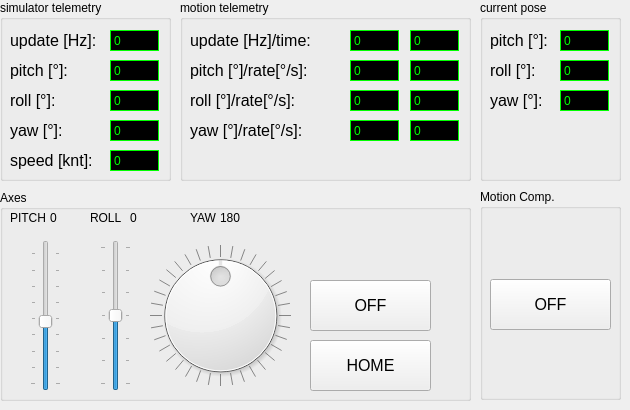
   <widget class="QWidget" name="tab_main">
    <attribute name="title">
     <string>main</string>
    </attribute>
    <widget class="QGroupBox" name="groupBox">
     <property name="geometry">
      <rect>
       <x>0</x>
       <y>0</y>
       <width>171</width>
       <height>181</height>
      </rect>
     </property>
     <property name="title">
      <string>simulator telemetry</string>
     </property>
     <widget class="QLabel" name="label_7">
      <property name="geometry">
       <rect>
        <x>10</x>
        <y>150</y>
        <width>90</width>
        <height>20</height>
       </rect>
      </property>
      <property name="font">
       <font>
        <pointsize>12</pointsize>
       </font>
      </property>
      <property name="text">
       <string>speed [knt]:</string>
      </property>
     </widget>
     <widget class="QLabel" name="label_10">
      <property name="geometry">
       <rect>
        <x>10</x>
        <y>30</y>
        <width>90</width>
        <height>20</height>
       </rect>
      </property>
      <property name="font">
       <font>
        <pointsize>12</pointsize>
       </font>
      </property>
      <property name="text">
       <string>update [Hz]:</string>
      </property>
     </widget>
     <widget class="QLabel" name="label_5">
      <property name="geometry">
       <rect>
        <x>10</x>
        <y>90</y>
        <width>90</width>
        <height>20</height>
       </rect>
      </property>
      <property name="font">
       <font>
        <pointsize>12</pointsize>
       </font>
      </property>
      <property name="text">
       <string>roll [°]:</string>
      </property>
     </widget>
     <widget class="QLabel" name="label_4">
      <property name="geometry">
       <rect>
        <x>10</x>
        <y>60</y>
        <width>90</width>
        <height>20</height>
       </rect>
      </property>
      <property name="font">
       <font>
        <pointsize>12</pointsize>
       </font>
      </property>
      <property name="text">
       <string>pitch [°]:</string>
      </property>
     </widget>
     <widget class="QLabel" name="label_6">
      <property name="geometry">
       <rect>
        <x>10</x>
        <y>120</y>
        <width>90</width>
        <height>20</height>
       </rect>
      </property>
      <property name="font">
       <font>
        <pointsize>12</pointsize>
       </font>
      </property>
      <property name="text">
       <string>yaw [°]:</string>
      </property>
     </widget>
     <widget class="QLabel" name="lbl_sim_pitch">
      <property name="geometry">
       <rect>
        <x>110</x>
        <y>60</y>
        <width>49</width>
        <height>21</height>
       </rect>
      </property>
      <property name="styleSheet">
       <string notr="true">background-color: black; color: lime; border: 1px solid #00FF00;</string>
      </property>
      <property name="text">
       <string>0</string>
      </property>
     </widget>
     <widget class="QLabel" name="lbl_sim_roll">
      <property name="geometry">
       <rect>
        <x>110</x>
        <y>90</y>
        <width>49</width>
        <height>21</height>
       </rect>
      </property>
      <property name="styleSheet">
       <string notr="true">background-color: black; color: lime; border: 1px solid #00FF00;</string>
      </property>
      <property name="text">
       <string>0</string>
      </property>
     </widget>
     <widget class="QLabel" name="lbl_sim_yaw">
      <property name="geometry">
       <rect>
        <x>110</x>
        <y>120</y>
        <width>49</width>
        <height>21</height>
       </rect>
      </property>
      <property name="styleSheet">
       <string notr="true">background-color: black; color: lime; border: 1px solid #00FF00;</string>
      </property>
      <property name="text">
       <string>0</string>
      </property>
     </widget>
     <widget class="QLabel" name="lbl_sim_speed">
      <property name="geometry">
       <rect>
        <x>110</x>
        <y>150</y>
        <width>49</width>
        <height>21</height>
       </rect>
      </property>
      <property name="styleSheet">
       <string notr="true">background-color: black; color: lime; border: 1px solid #00FF00;</string>
      </property>
      <property name="text">
       <string>0</string>
      </property>
     </widget>
     <widget class="QLabel" name="lbl_sim_update">
      <property name="geometry">
       <rect>
        <x>110</x>
        <y>30</y>
        <width>49</width>
        <height>21</height>
       </rect>
      </property>
      <property name="styleSheet">
       <string notr="true">background-color: black; color: lime; border: 1px solid #00FF00;</string>
      </property>
      <property name="text">
       <string>0</string>
      </property>
     </widget>
    </widget>
    <widget class="QGroupBox" name="groupBox_2">
     <property name="geometry">
      <rect>
       <x>180</x>
       <y>0</y>
       <width>291</width>
       <height>181</height>
      </rect>
     </property>
     <property name="title">
      <string>motion telemetry</string>
     </property>
     <widget class="QLabel" name="label_11">
      <property name="geometry">
       <rect>
        <x>10</x>
        <y>30</y>
        <width>171</width>
        <height>20</height>
       </rect>
      </property>
      <property name="font">
       <font>
        <pointsize>12</pointsize>
       </font>
      </property>
      <property name="text">
       <string>update [Hz]/time:</string>
      </property>
     </widget>
     <widget class="QLabel" name="label_12">
      <property name="geometry">
       <rect>
        <x>10</x>
        <y>90</y>
        <width>171</width>
        <height>20</height>
       </rect>
      </property>
      <property name="font">
       <font>
        <pointsize>12</pointsize>
       </font>
      </property>
      <property name="text">
       <string>roll [°]/rate[°/s]:</string>
      </property>
     </widget>
     <widget class="QLabel" name="label_13">
      <property name="geometry">
       <rect>
        <x>10</x>
        <y>60</y>
        <width>171</width>
        <height>20</height>
       </rect>
      </property>
      <property name="font">
       <font>
        <pointsize>12</pointsize>
       </font>
      </property>
      <property name="text">
       <string>pitch [°]/rate[°/s]:</string>
      </property>
     </widget>
     <widget class="QLabel" name="label_15">
      <property name="geometry">
       <rect>
        <x>10</x>
        <y>120</y>
        <width>171</width>
        <height>20</height>
       </rect>
      </property>
      <property name="font">
       <font>
        <pointsize>12</pointsize>
       </font>
      </property>
      <property name="text">
       <string>yaw [°]/rate[°/s]:</string>
      </property>
     </widget>
     <widget class="QLabel" name="lbl_motion_update">
      <property name="geometry">
       <rect>
        <x>170</x>
        <y>30</y>
        <width>49</width>
        <height>21</height>
       </rect>
      </property>
      <property name="styleSheet">
       <string notr="true">background-color: black; color: lime; border: 1px solid #00FF00;</string>
      </property>
      <property name="text">
       <string>0</string>
      </property>
     </widget>
     <widget class="QLabel" name="lbl_motion_timestamp">
      <property name="geometry">
       <rect>
        <x>230</x>
        <y>30</y>
        <width>49</width>
        <height>21</height>
       </rect>
      </property>
      <property name="styleSheet">
       <string notr="true">background-color: black; color: lime; border: 1px solid #00FF00;</string>
      </property>
      <property name="text">
       <string>0</string>
      </property>
     </widget>
     <widget class="QLabel" name="lbl_motion_pitch">
      <property name="geometry">
       <rect>
        <x>170</x>
        <y>60</y>
        <width>49</width>
        <height>21</height>
       </rect>
      </property>
      <property name="styleSheet">
       <string notr="true">background-color: black; color: lime; border: 1px solid #00FF00;</string>
      </property>
      <property name="text">
       <string>0</string>
      </property>
     </widget>
     <widget class="QLabel" name="lbl_motion_roll">
      <property name="geometry">
       <rect>
        <x>170</x>
        <y>90</y>
        <width>49</width>
        <height>21</height>
       </rect>
      </property>
      <property name="styleSheet">
       <string notr="true">background-color: black; color: lime; border: 1px solid #00FF00;</string>
      </property>
      <property name="text">
       <string>0</string>
      </property>
     </widget>
     <widget class="QLabel" name="lbl_motion_yaw">
      <property name="geometry">
       <rect>
        <x>170</x>
        <y>120</y>
        <width>49</width>
        <height>21</height>
       </rect>
      </property>
      <property name="styleSheet">
       <string notr="true">background-color: black; color: lime; border: 1px solid #00FF00;</string>
      </property>
      <property name="text">
       <string>0</string>
      </property>
     </widget>
     <widget class="QLabel" name="lbl_motion_pitch_rate">
      <property name="geometry">
       <rect>
        <x>230</x>
        <y>60</y>
        <width>49</width>
        <height>21</height>
       </rect>
      </property>
      <property name="styleSheet">
       <string notr="true">background-color: black; color: lime; border: 1px solid #00FF00;</string>
      </property>
      <property name="text">
       <string>0</string>
      </property>
     </widget>
     <widget class="QLabel" name="lbl_motion_roll_rate">
      <property name="geometry">
       <rect>
        <x>230</x>
        <y>90</y>
        <width>49</width>
        <height>21</height>
       </rect>
      </property>
      <property name="styleSheet">
       <string notr="true">background-color: black; color: lime; border: 1px solid #00FF00;</string>
      </property>
      <property name="text">
       <string>0</string>
      </property>
     </widget>
     <widget class="QLabel" name="lbl_motion_yaw_rate">
      <property name="geometry">
       <rect>
        <x>230</x>
        <y>120</y>
        <width>49</width>
        <height>21</height>
       </rect>
      </property>
      <property name="styleSheet">
       <string notr="true">background-color: black; color: lime; border: 1px solid #00FF00;</string>
      </property>
      <property name="text">
       <string>0</string>
      </property>
     </widget>
    </widget>
    <widget class="QGroupBox" name="groupBox_4">
     <property name="geometry">
      <rect>
       <x>480</x>
       <y>0</y>
       <width>141</width>
       <height>181</height>
      </rect>
     </property>
     <property name="title">
      <string>current pose</string>
     </property>
     <widget class="QLabel" name="label_19">
      <property name="geometry">
       <rect>
        <x>10</x>
        <y>60</y>
        <width>71</width>
        <height>20</height>
       </rect>
      </property>
      <property name="font">
       <font>
        <pointsize>12</pointsize>
       </font>
      </property>
      <property name="text">
       <string>roll [°]:</string>
      </property>
     </widget>
     <widget class="QLabel" name="label_20">
      <property name="geometry">
       <rect>
        <x>10</x>
        <y>30</y>
        <width>71</width>
        <height>20</height>
       </rect>
      </property>
      <property name="font">
       <font>
        <pointsize>12</pointsize>
       </font>
      </property>
      <property name="text">
       <string>pitch [°]:</string>
      </property>
     </widget>
     <widget class="QLabel" name="label_21">
      <property name="geometry">
       <rect>
        <x>10</x>
        <y>90</y>
        <width>71</width>
        <height>20</height>
       </rect>
      </property>
      <property name="font">
       <font>
        <pointsize>12</pointsize>
       </font>
      </property>
      <property name="text">
       <string>yaw [°]:</string>
      </property>
     </widget>
     <widget class="QLabel" name="lbl_IMU_pitch">
      <property name="geometry">
       <rect>
        <x>80</x>
        <y>30</y>
        <width>49</width>
        <height>21</height>
       </rect>
      </property>
      <property name="styleSheet">
       <string notr="true">background-color: black; color: lime; border: 1px solid #00FF00;</string>
      </property>
      <property name="text">
       <string>0</string>
      </property>
     </widget>
     <widget class="QLabel" name="lbl_IMU_roll">
      <property name="geometry">
       <rect>
        <x>80</x>
        <y>60</y>
        <width>49</width>
        <height>21</height>
       </rect>
      </property>
      <property name="styleSheet">
       <string notr="true">background-color: black; color: lime; border: 1px solid #00FF00;</string>
      </property>
      <property name="text">
       <string>0</string>
      </property>
     </widget>
     <widget class="QLabel" name="lbl_IMU_yaw">
      <property name="geometry">
       <rect>
        <x>80</x>
        <y>90</y>
        <width>49</width>
        <height>21</height>
       </rect>
      </property>
      <property name="styleSheet">
       <string notr="true">background-color: black; color: lime; border: 1px solid #00FF00;</string>
      </property>
      <property name="text">
       <string>0</string>
      </property>
     </widget>
    </widget>
    <widget class="QGroupBox" name="grp_axes">
     <property name="geometry">
      <rect>
       <x>0</x>
       <y>190</y>
       <width>471</width>
       <height>211</height>
      </rect>
     </property>
     <property name="title">
      <string>Axes</string>
     </property>
     <widget class="QSlider" name="sld_roll">
      <property name="geometry">
       <rect>
        <x>100</x>
        <y>50</y>
        <width>31</width>
        <height>151</height>
       </rect>
      </property>
      <property name="minimum">
       <number>-15</number>
      </property>
      <property name="maximum">
       <number>15</number>
      </property>
      <property name="tickPosition">
       <enum>QSlider::TickPosition::TicksBothSides</enum>
      </property>
      <property name="tickInterval">
       <number>5</number>
      </property>
     </widget>
     <widget class="QDial" name="sld_yaw">
      <property name="geometry">
       <rect>
        <x>150</x>
        <y>50</y>
        <width>141</width>
        <height>151</height>
       </rect>
      </property>
      <property name="maximum">
       <number>360</number>
      </property>
      <property name="value">
       <number>180</number>
      </property>
      <property name="wrapping">
       <bool>true</bool>
      </property>
      <property name="notchTarget">
       <double>10.000000000000000</double>
      </property>
      <property name="notchesVisible">
       <bool>true</bool>
      </property>
     </widget>
     <widget class="QSlider" name="sld_pitch">
      <property name="geometry">
       <rect>
        <x>30</x>
        <y>50</y>
        <width>31</width>
        <height>151</height>
       </rect>
      </property>
      <property name="minimum">
       <number>-19</number>
      </property>
      <property name="maximum">
       <number>23</number>
      </property>
      <property name="tickPosition">
       <enum>QSlider::TickPosition::TicksBothSides</enum>
      </property>
      <property name="tickInterval">
       <number>5</number>
      </property>
     </widget>
     <widget class="QLabel" name="lbl_sld_pitch">
      <property name="geometry">
       <rect>
        <x>50</x>
        <y>20</y>
        <width>21</width>
        <height>16</height>
       </rect>
      </property>
      <property name="text">
       <string>0</string>
      </property>
     </widget>
     <widget class="QLabel" name="lbl_sld_roll">
      <property name="geometry">
       <rect>
        <x>130</x>
        <y>20</y>
        <width>21</width>
        <height>16</height>
       </rect>
      </property>
      <property name="text">
       <string>0</string>
      </property>
     </widget>
     <widget class="QLabel" name="lbl_sld_yaw">
      <property name="geometry">
       <rect>
        <x>220</x>
        <y>20</y>
        <width>31</width>
        <height>16</height>
       </rect>
      </property>
      <property name="text">
       <string>180</string>
      </property>
     </widget>
     <widget class="QPushButton" name="btn_home">
      <property name="geometry">
       <rect>
        <x>310</x>
        <y>150</y>
        <width>121</width>
        <height>51</height>
       </rect>
      </property>
      <property name="font">
       <font>
        <pointsize>12</pointsize>
       </font>
      </property>
      <property name="text">
       <string>HOME</string>
      </property>
      <property name="checkable">
       <bool>true</bool>
      </property>
     </widget>
     <widget class="QPushButton" name="btn_axes">
      <property name="geometry">
       <rect>
        <x>310</x>
        <y>90</y>
        <width>121</width>
        <height>51</height>
       </rect>
      </property>
      <property name="font">
       <font>
        <pointsize>12</pointsize>
       </font>
      </property>
      <property name="text">
       <string>OFF</string>
      </property>
      <property name="checkable">
       <bool>true</bool>
      </property>
     </widget>
     <widget class="QLabel" name="lbl_sld_pitch_2">
      <property name="geometry">
       <rect>
        <x>10</x>
        <y>20</y>
        <width>41</width>
        <height>16</height>
       </rect>
      </property>
      <property name="text">
       <string>PITCH</string>
      </property>
     </widget>
     <widget class="QLabel" name="lbl_sld_pitch_3">
      <property name="geometry">
       <rect>
        <x>90</x>
        <y>20</y>
        <width>41</width>
        <height>16</height>
       </rect>
      </property>
      <property name="text">
       <string>ROLL</string>
      </property>
     </widget>
     <widget class="QLabel" name="lbl_sld_pitch_4">
      <property name="geometry">
       <rect>
        <x>190</x>
        <y>20</y>
        <width>31</width>
        <height>16</height>
       </rect>
      </property>
      <property name="text">
       <string>YAW</string>
      </property>
     </widget>
     <widget class="QLabel" name="lbl_rig">
      <property name="geometry">
       <rect>
        <x>310</x>
        <y>20</y>
        <width>151</width>
        <height>61</height>
       </rect>
      </property>
      <property name="text">
       <string/>
      </property>
      <property name="pixmap">
       <pixmap>images/rig.png</pixmap>
      </property>
     </widget>
    </widget>
    <widget class="QGroupBox" name="groupBox_5">
     <property name="enabled">
      <bool>true</bool>
     </property>
     <property name="geometry">
      <rect>
       <x>480</x>
       <y>189</y>
       <width>141</width>
       <height>211</height>
      </rect>
     </property>
     <property name="title">
      <string>Motion Comp.</string>
     </property>
     <widget class="QPushButton" name="btn_motion_compensation_reload">
      <property name="geometry">
       <rect>
        <x>10</x>
        <y>90</y>
        <width>121</width>
        <height>51</height>
       </rect>
      </property>
      <property name="font">
       <font>
        <pointsize>12</pointsize>
       </font>
      </property>
      <property name="text">
       <string>OFF</string>
      </property>
      <property name="checkable">
       <bool>true</bool>
      </property>
     </widget>
     <widget class="QLabel" name="lbl_quest">
      <property name="geometry">
       <rect>
        <x>30</x>
        <y>20</y>
        <width>84</width>
        <height>61</height>
       </rect>
      </property>
      <property name="text">
       <string/>
      </property>
      <property name="pixmap">
       <pixmap>images/quest.png</pixmap>
      </property>
     </widget>
    </widget>
   </widget>
